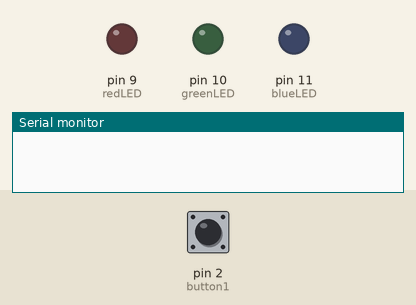
Recording of a sketch running on a simulated Arduino Uno, built with avr-gcc and run on an emulated ATmega328P. Parts: output pins drawn as LEDs (lit = HIGH), the last lines printed to the serial monitor. Inputs (shaded band) come from the test bench; at power-on: pin 2 (button1) HIGH.

Above: at 1.2 s.
1.3 s: pin 2 (button1) pulled LOW for 0.15 s
At 2.1 s:
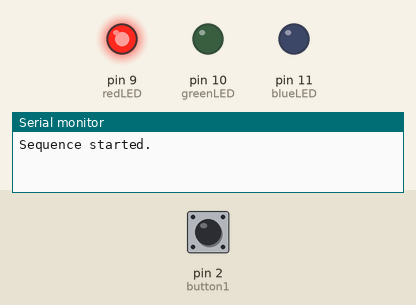
4.4 s: pin 2 (button1) pulled LOW for 1 s
At 5.3 s:
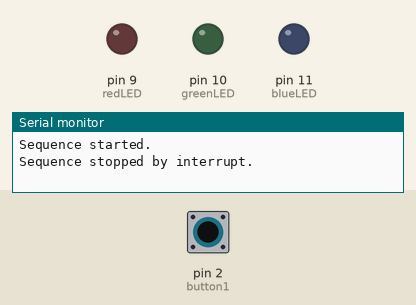
6.9 s: pin 2 (button1) pulled LOW for 3.2 s
At 8.2 s:
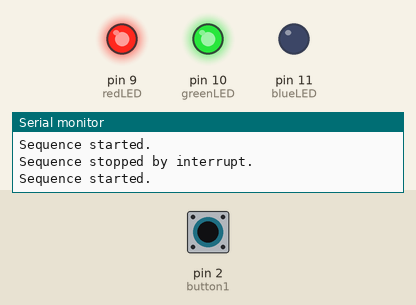
Timing chart, 0 to 17.6 s (numbered marks = the images above; inputs shaded):
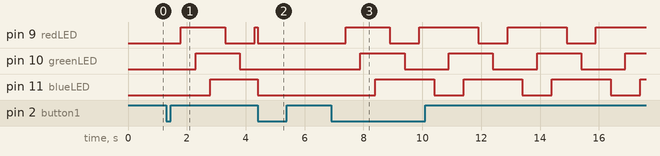

The sketch:

MicroProcessorsLab2.2.ino
```cpp
const int redLED = 9;     // Red LED pin
const int greenLED = 10;  // Green LED pin
const int blueLED = 11;   // Blue LED pin
const int button1 = 2;    // Button 1 (interrupt pin)

volatile bool sequenceRunning = false; // To track if the sequence is active
volatile bool stopSequence = false;    // To signal when to stop the sequence

unsigned long previousMillis = 0;      // For non-blocking timing
const unsigned long interval = 500;   // Interval for each step in the sequence
int currentStep = 0;                   // Current step in the sequence

void setup() {
  pinMode(redLED, OUTPUT);
  pinMode(greenLED, OUTPUT);
  pinMode(blueLED, OUTPUT);
  pinMode(button1, INPUT_PULLUP);      // Button with pull-up resistor

  // Ensure all LEDs are OFF initially
  digitalWrite(redLED, LOW);
  digitalWrite(greenLED, LOW);
  digitalWrite(blueLED, LOW);

  // Attach interrupt to button1
  attachInterrupt(digitalPinToInterrupt(button1), toggleSequenceISR, FALLING);

  Serial.begin(9600);
}

void loop() {
  // If sequenceRunning is true, execute the LED sequence
  if (sequenceRunning) {
    unsigned long currentMillis = millis();

    // Execute the sequence step if the interval has passed
    if (currentMillis - previousMillis >= interval) {
      previousMillis = currentMillis;

      // Run the current step of the LED sequence
      runLEDSequenceStep(currentStep);

      // Advance to the next step
      currentStep = (currentStep + 1) % 6; // Cycle through 6 steps
    }

    // If stopSequence is true, stop immediately
    if (stopSequence) {
      stopSequence = false;        // Clear the stop flag
      sequenceRunning = false;     // Stop the sequence
      turnOffAllLEDs();            // Turn off all LEDs
      Serial.println("Sequence stopped by interrupt.");
    }
  }
}

void toggleSequenceISR() {
  static unsigned long lastInterruptTime = 0;
  unsigned long interruptTime = millis();

  if (interruptTime - lastInterruptTime > 200) { // Debounce check
    if (sequenceRunning) {
      stopSequence = true; // Set stop flag if sequence is running
    } else {
      sequenceRunning = true; // Start sequence if not running
      currentStep = 0;        // Reset to the first step
      previousMillis = millis(); // Reset the timer
      Serial.println("Sequence started.");
    }
  }
  lastInterruptTime = interruptTime;
}

void runLEDSequenceStep(int step) {
  // Turn off all LEDs before the next step
  turnOffAllLEDs();

  // Execute the current step
  switch (step) {
    case 0: // Red
      digitalWrite(redLED, HIGH);
      break;
    case 1: // Red + Green
      digitalWrite(redLED, HIGH);
      digitalWrite(greenLED, HIGH);
      break;
    case 2: // Red + Green + Blue
      digitalWrite(redLED, HIGH);
      digitalWrite(greenLED, HIGH);
      digitalWrite(blueLED, HIGH);
      break;
    case 3: // Green + Blue
      digitalWrite(greenLED, HIGH);
      digitalWrite(blueLED, HIGH);
      break;
    case 4: // Blue
      digitalWrite(blueLED, HIGH);
      break;
    case 5: // Red + Blue
      digitalWrite(redLED, HIGH);
      digitalWrite(blueLED, HIGH);
      break;
  }
}

void turnOffAllLEDs() {
  digitalWrite(redLED, LOW);
  digitalWrite(greenLED, LOW);
  digitalWrite(blueLED, LOW);
}
```

Measured:
- after the input at 1.3 s, pin 9 (redLED): LOW → HIGH after 0.50 s, → LOW 1.5 s later, → HIGH 1.0 s later; pin 10 (greenLED): LOW → HIGH after 1.0 s, → LOW 1.5 s later; pin 11 (blueLED): LOW → HIGH after 1.5 s
- after the input at 4.4 s, pin 9 (redLED): HIGH → LOW after 0.00 s instead of 1.9 s; pin 10 (greenLED): stays LOW (without the input it goes to HIGH after 0.90 s)
- after the input at 6.9 s, pin 9 (redLED): LOW → HIGH after 0.50 s, then repeats every 3.0 s: LOW 1.0 s, HIGH 2.0 s; pin 10 (greenLED): alternates HIGH for 1.5 s and LOW for 1.5 s, starting after 1.0 s; pin 11 (blueLED): alternates HIGH for 2.0 s and LOW for 1.0 s, starting after 1.5 s
